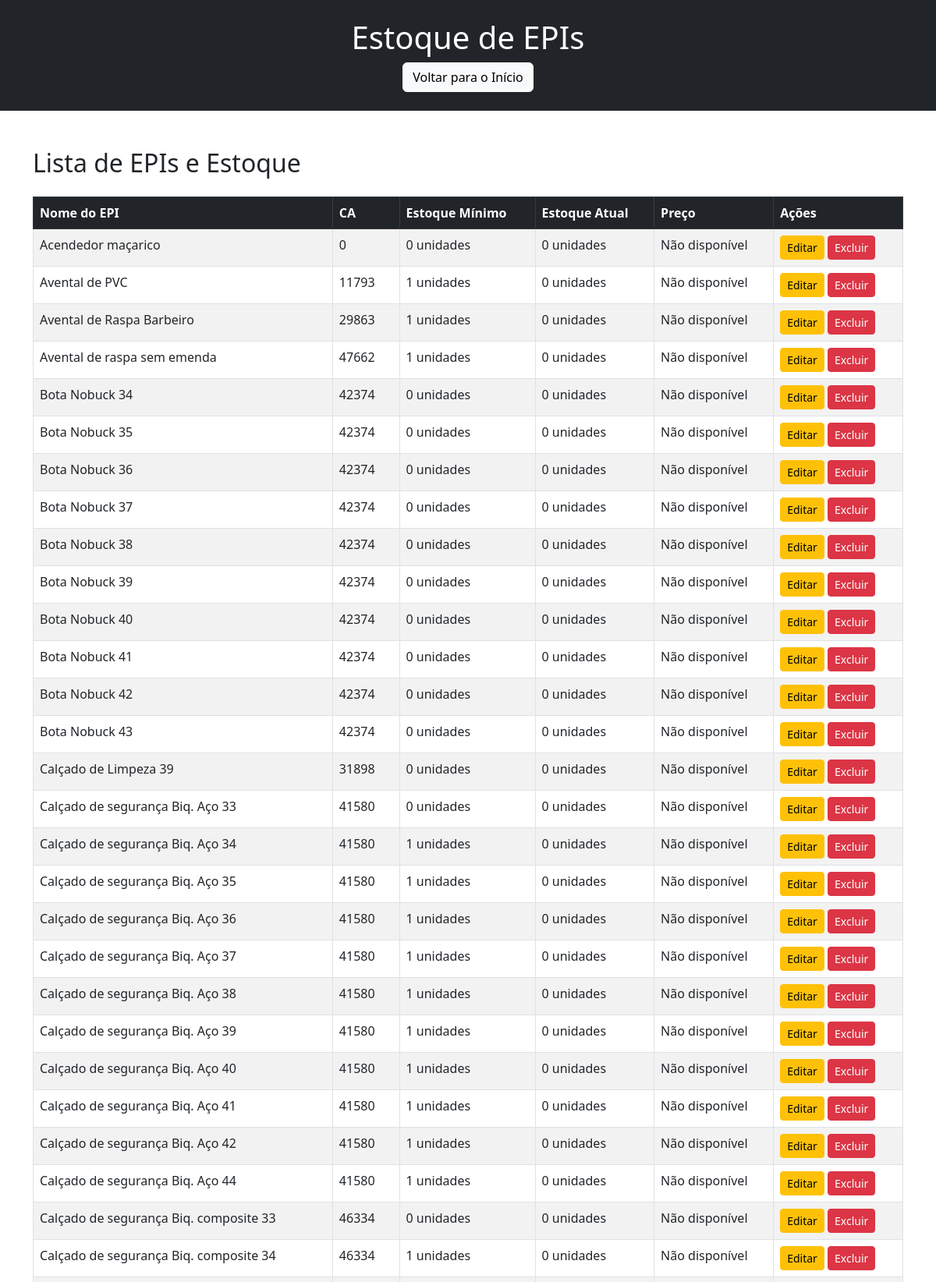
The page /estoque (upper part) on the database its author committed.
### tables this page shows
CREATE TABLE epis (
                            id INTEGER PRIMARY KEY AUTOINCREMENT,
                            nome TEXT NOT NULL,
                            ca TEXT NOT NULL,
                            vencimento DATE NOT NULL,
                            estoque_min INTEGER NOT NULL,
                            estoque_max INTEGER NOT NULL,
                            estoque_atual INTEGER NOT NULL DEFAULT 0,
                            preco REAL NOT NULL,
                            fabricante TEXT);

### app.py (the view)
@app.route('/estoque')
def estoque():
    with connect_db() as conn:
        cursor = conn.cursor()
        cursor.execute('''
            SELECT e.id, e.nome, e.ca, e.estoque_min, e.estoque_atual,
                   COALESCE(SUM(CASE WHEN m.tipo = 'entrada' THEN m.quantidade ELSE 0 END), 0) AS entradas,
                   COALESCE(SUM(CASE WHEN m.tipo = 'saida' THEN m.quantidade ELSE 0 END), 0) AS saidas
            FROM epis e
            LEFT JOIN movimentacoes m ON m.epi_id = e.id
            GROUP BY e.id
        ''')
        epis_data = cursor.fetchall()
    for epi in epis_data:
        estoque_atual = epi[4] + epi[5] - epi[6]  # estoque_atual = estoque_atual + entradas - saídas
        epi = list(epi)  # Convertemos para lista para poder atualizar os valores
        epi[4] = estoque_atual  # Atualiza o estoque_atual
    return render_template('estoque.html', epis=epis_data)

### app.py (called while the page is built)
def connect_db():
    return sqlite3.connect('empresa.db')

### templates/estoque.html (shortened to what this page needs)
<!DOCTYPE html>
<html lang="pt-br">
<head>
    <link href="https://cdn.jsdelivr.net/npm/bootstrap@5.3.0-alpha1/dist/css/bootstrap.min.css" rel="stylesheet">
</head>
<body>
<header class="bg-dark text-white text-center py-4">
    <h1>Estoque de EPIs</h1>
    <a class="btn btn-light" href="{{ url_for('index') }}">Voltar para o Início</a>
</header>
<main class="container mt-5">
    <h2 class="mb-4">Lista de EPIs e Estoque</h2>
    <table class="table table-bordered table-striped table-hover">
        <thead class="table-dark">
            <tr>
                <th>Nome do EPI</th>
                <th>CA</th>
                <th>Estoque Mínimo</th>
                <th>Estoque Atual</th>
                <th>Preço</th>
                <th>Ações</th>
            </tr>
        </thead>
        <tbody>
            {% for epi in epis %}
                <tr>
                    <td>{{ epi[1] }}</td>
                    <td>{{ epi[2] }}</td>
                    <td>{{ epi[3] }} unidades</td>
                    <td>{{ epi[4] }} unidades</td>
                    <td>
                        {% if epi[5] %}
                            {{ epi[5] | round(2) }} R$
                        {% else %}
                            Não disponível
                        {% endif %}
                    </td>
                    <td>
                        <a href="{{ url_for('editar_epi', id=epi[0]) }}" class="btn btn-warning btn-sm"> Editar</a>
                        <a href="#" onclick="openDeleteModal('{{ url_for('deletar_epi', id=epi[0]) }}')" class="btn btn-danger btn-sm"> Excluir</a>
                    </td>
                </tr>
            {% endfor %}
        </tbody>
    </table>
</main>
</body>
</html>

### rows shown on the page
epis: nome "Acendedor maçarico", ca "0", estoque_min "0", estoque_atual "0", shows "Não disponível"
epis: nome "Avental de PVC", ca "11793", estoque_min "1", estoque_atual "0", shows "Não disponível"
epis: nome "Avental de Raspa Barbeiro", ca "29863", estoque_min "1", estoque_atual "0", shows "Não disponível"
epis: nome "Avental de raspa sem emenda", ca "47662", estoque_min "1", estoque_atual "0", shows "Não disponível"
epis: nome "Bota Nobuck 34", ca "42374", estoque_min "0", estoque_atual "0", shows "Não disponível"
epis: nome "Bota Nobuck 35", ca "42374", estoque_min "0", estoque_atual "0", shows "Não disponível"
epis: nome "Bota Nobuck 36", ca "42374", estoque_min "0", estoque_atual "0", shows "Não disponível"
epis: nome "Bota Nobuck 37", ca "42374", estoque_min "0", estoque_atual "0", shows "Não disponível"
epis: nome "Bota Nobuck 38", ca "42374", estoque_min "0", estoque_atual "0", shows "Não disponível"
epis: nome "Bota Nobuck 39", ca "42374", estoque_min "0", estoque_atual "0", shows "Não disponível"
epis: nome "Bota Nobuck 40", ca "42374", estoque_min "0", estoque_atual "0", shows "Não disponível"
epis: nome "Bota Nobuck 41", ca "42374", estoque_min "0", estoque_atual "0", shows "Não disponível"
epis: nome "Bota Nobuck 42", ca "42374", estoque_min "0", estoque_atual "0", shows "Não disponível"
epis: nome "Bota Nobuck 43", ca "42374", estoque_min "0", estoque_atual "0", shows "Não disponível"
epis: nome "Calçado de Limpeza 39", ca "31898", estoque_min "0", estoque_atual "0", shows "Não disponível"
epis: nome "Calçado de segurança Biq. Aço 33", ca "41580", estoque_min "0", estoque_atual "0", shows "Não disponível"
epis: nome "Calçado de segurança Biq. Aço 34", ca "41580", estoque_min "1", estoque_atual "0", shows "Não disponível"
epis: nome "Calçado de segurança Biq. Aço 35", ca "41580", estoque_min "1", estoque_atual "0", shows "Não disponível"
epis: nome "Calçado de segurança Biq. Aço 36", ca "41580", estoque_min "1", estoque_atual "0", shows "Não disponível"
epis: nome "Calçado de segurança Biq. Aço 37", ca "41580", estoque_min "1", estoque_atual "0", shows "Não disponível"
epis: nome "Calçado de segurança Biq. Aço 38", ca "41580", estoque_min "1", estoque_atual "0", shows "Não disponível"
epis: nome "Calçado de segurança Biq. Aço 39", ca "41580", estoque_min "1", estoque_atual "0", shows "Não disponível"
epis: nome "Calçado de segurança Biq. Aço 40", ca "41580", estoque_min "1", estoque_atual "0", shows "Não disponível"
epis: nome "Calçado de segurança Biq. Aço 41", ca "41580", estoque_min "1", estoque_atual "0", shows "Não disponível"
epis: nome "Calçado de segurança Biq. Aço 42", ca "41580", estoque_min "1", estoque_atual "0", shows "Não disponível"
epis: nome "Calçado de segurança Biq. Aço 44", ca "41580", estoque_min "1", estoque_atual "0", shows "Não disponível"
epis: nome "Calçado de segurança Biq. composite 33", ca "46334", estoque_min "0", estoque_atual "0", shows "Não disponível"
epis: nome "Calçado de segurança Biq. composite 34", ca "46334", estoque_min "1", estoque_atual "0", shows "Não disponível"
